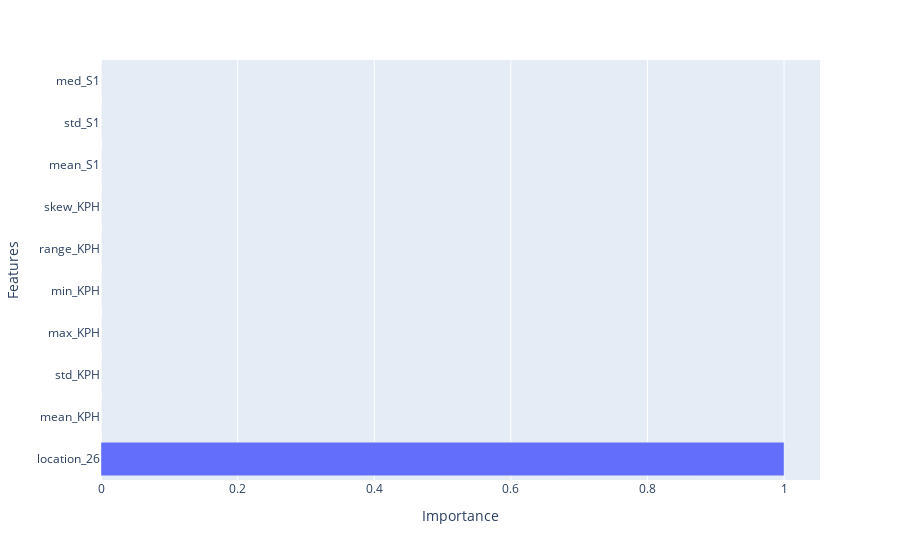

Source (notebook cell):
### Code cell
fig = px.bar(imp_df1, x='Importance', y='Features')
fig.show()

### Figure 1 — Plotly figure (JSON) as saved in the notebook; plotly's stock layout.template omitted (floating-point values rounded to 4 significant figures)
{"data": [{"alignmentgroup": "True", "hovertemplate": "Importance=%{x}<br>Features=%{y}<extra></extra>", "legendgroup": "", "marker": {"color": "#636efa"}, "name": "", "offsetgroup": "", "orientation": "h", "showlegend": false, "textposition": "auto", "type": "bar", "x": [1, 0, 0, 0, 0, 0, 0, 0, 0, 0], "xaxis": "x", "y": ["location_26", "mean_KPH", "std_KPH", "max_KPH", "min_KPH", "range_KPH", "skew_KPH", "mean_S1", "std_S1", "med_S1"], "yaxis": "y"}], "layout": {"barmode": "relative", "legend": {"tracegroupgap": 0}, "margin": {"t": 60}, "xaxis": {"anchor": "y", "domain": [0, 1], "title": {"text": "Importance"}}, "yaxis": {"anchor": "x", "domain": [0, 1], "title": {"text": "Features"}}}}
